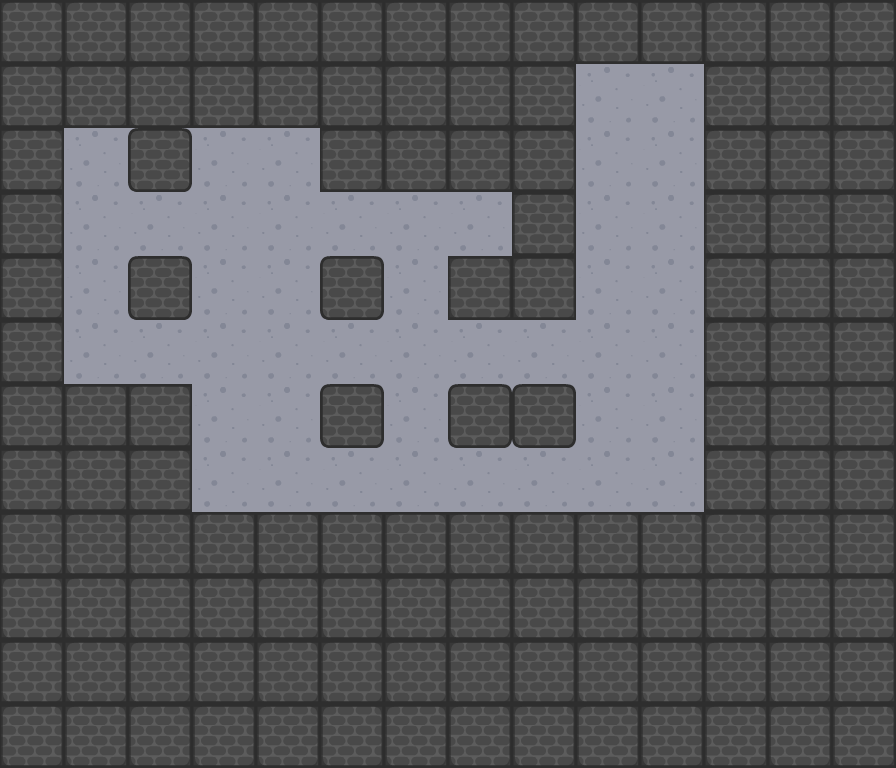

A level layout from a 2D game, rendered from its tile map. Below: a short description, then the map file with tile-grid data replaced by summaries:
An orthogonal 14x12 tile map with 64x64 px tiles, 2 tile layers (ground, Graphics), 2 tilesets and 87 objects.

<map version="1.0" tiledversion="1.1.3" orientation="orthogonal" renderorder="right-down" width="14" height="12" tilewidth="64" tileheight="64" infinite="0" nextobjectid="205">
 <tileset firstgid="1" name="sprites" tilewidth="64" tileheight="64" tilecount="36" columns="6">
  <image source="sprites.png" width="421" height="421" />
 </tileset>
 <tileset firstgid="37" name="endpoint_yellow" tilewidth="32" tileheight="32" tilecount="1" columns="1">
  <image source="endpoint_yellow.png" width="32" height="32" />
 </tileset>
 <layer name="ground" width="14" height="12">
  <data>[168 cells, 167 non-empty, 2 distinct tile ids]</data>
 </layer>
 <layer name="Graphics" width="14" height="12">
  <data>[168 cells, 123 non-empty, 2 distinct tile ids]</data>
 </layer>
 <objectgroup name="Walls">
  <object id="67" x="0" y="0" width="896" height="64" />
  <object id="68" x="832" y="64" width="64" height="704" />
  <object id="70" x="0" y="704.083" width="832" height="64" />
  <object id="71" x="0" y="64" width="64" height="640" />
  <object id="110" x="128" y="128" width="64" height="64" />
  <object id="113" x="128" y="256" width="64" height="64" />
  <object id="114" x="128" y="384" width="64" height="64" />
  <object id="115" x="128" y="512" width="64" height="64" />
  <object id="116" x="128" y="640" width="64" height="64" />
  <object id="117" x="320" y="640" width="64" height="64" />
  <object id="118" x="320" y="512" width="64" height="64" />
  <object id="119" x="320" y="384" width="64" height="64" />
  <object id="120" x="320" y="256" width="64" height="64" />
  <object id="121" x="320" y="128" width="64" height="64" />
  <object id="122" x="512" y="128" width="64" height="64" />
  <object id="123" x="512" y="256" width="64" height="64" />
  <object id="124" x="512" y="384" width="64" height="64" />
  <object id="125" x="512" y="512" width="64" height="64" />
  <object id="126" x="512" y="640" width="64" height="64" />
  <object id="127" x="704" y="640" width="64" height="64" />
  <object id="128" x="704" y="512" width="64" height="64" />
  <object id="129" x="704" y="384" width="64" height="64" />
  <object id="130" x="704" y="256" width="64" height="64" />
  <object id="131" x="704" y="128" width="64" height="64" />
  <object id="142" x="512" y="192" width="64" height="64" />
  <object id="143" x="512" y="64" width="64" height="64" />
  <object id="144" x="320" y="576" width="64" height="64" />
  <object id="145" x="704" y="448" width="64" height="64" />
  <object id="148" x="64" y="64" width="64" height="64" />
  <object id="149" x="128" y="64" width="64" height="64" />
  <object id="150" x="192" y="64" width="64" height="64" />
  <object id="151" x="256" y="64" width="64" height="64" />
  <object id="152" x="320" y="64" width="64" height="64" />
  <object id="153" x="384" y="64" width="64" height="64" />
  <object id="154" x="448" y="64" width="64" height="64" />
  <object id="155" x="448" y="128" width="64" height="64" />
  <object id="156" x="384" y="128" width="64" height="64" />
  <object id="158" x="64" y="448" width="64" height="64" />
  <object id="159" x="128" y="448" width="64" height="64" />
  <object id="160" x="192" y="512" width="64" height="64" />
  <object id="161" x="256" y="512" width="64" height="64" />
  <object id="162" x="192" y="576" width="64" height="64" />
  <object id="163" x="256" y="576" width="64" height="64" />
  <object id="164" x="192" y="640" width="64" height="64" />
  <object id="165" x="256" y="640" width="64" height="64" />
  <object id="166" x="384" y="640" width="64" height="64" />
  <object id="167" x="448" y="640" width="64" height="64" />
  <object id="168" x="384" y="576" width="64" height="64" />
  <object id="169" x="448" y="576" width="64" height="64" />
  <object id="170" x="384" y="512" width="64" height="64" />
  <object id="171" x="448" y="512" width="64" height="64" />
  <object id="172" x="576" y="512" width="64" height="64" />
  <object id="173" x="640" y="512" width="64" height="64" />
  <object id="174" x="576" y="576" width="64" height="64" />
  <object id="175" x="640" y="576" width="64" height="64" />
  <object id="176" x="576" y="640" width="64" height="64" />
  <object id="177" x="640" y="640" width="64" height="64" />
  <object id="178" x="64" y="576" width="64" height="64" />
  <object id="179" x="128" y="576" width="64" height="64" />
  <object id="183" x="64" y="512" width="64" height="64" />
  <object id="184" x="64" y="384" width="64" height="64" />
  <object id="185" x="64" y="640" width="64" height="64" />
  <object id="186" x="512" y="576" width="64" height="64" />
  <object id="187" x="704" y="576" width="64" height="64" />
  <object id="189" x="448" y="384" width="64" height="64" />
  <object id="191" x="448" y="256" width="64" height="64" />
  <object id="192" x="768" y="384" width="64" height="64" />
  <object id="193" x="768" y="448" width="64" height="64" />
  <object id="194" x="768" y="512" width="64" height="64" />
  <object id="195" x="768" y="576" width="64" height="64" />
  <object id="196" x="768" y="640" width="64" height="64" />
  <object id="197" x="768" y="64" width="64" height="64" />
  <object id="198" x="768" y="128" width="64" height="64" />
  <object id="199" x="768" y="192" width="64" height="64" />
  <object id="200" x="768" y="256" width="64" height="64" />
  <object id="201" x="768" y="320" width="64" height="64" />
  <object id="202" x="704" y="192" width="64" height="64" />
  <object id="203" x="704" y="64" width="64" height="64" />
  <object id="204" x="704" y="320" width="64" height="64" />
 </objectgroup>
 <objectgroup name="Blocks">
  <object id="134" x="128" y="192" width="64" height="64" />
  <object id="135" x="320" y="448" width="64" height="64" />
  <object id="140" x="384" y="256" width="64" height="64" />
  <object id="146" x="192" y="256" width="64" height="64" />
 </objectgroup>
 <objectgroup name="targets">
  <object id="138" x="576" y="160" width="32" height="32" />
  <object id="139" x="640" y="160" width="32" height="32" />
  <object id="141" x="576" y="96" width="32" height="32" />
  <object id="147" x="640" y="96" width="32" height="32" />
 </objectgroup>
</map>
